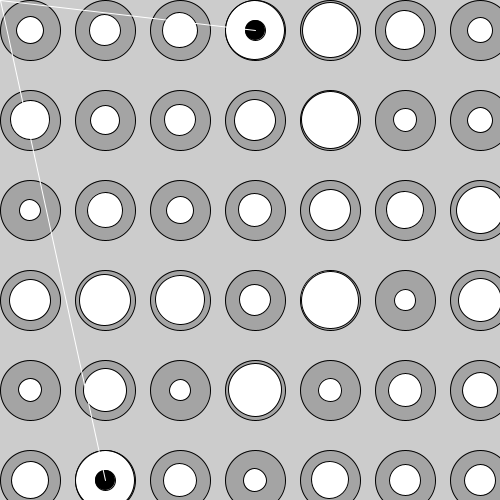
Frame 1 (no input)
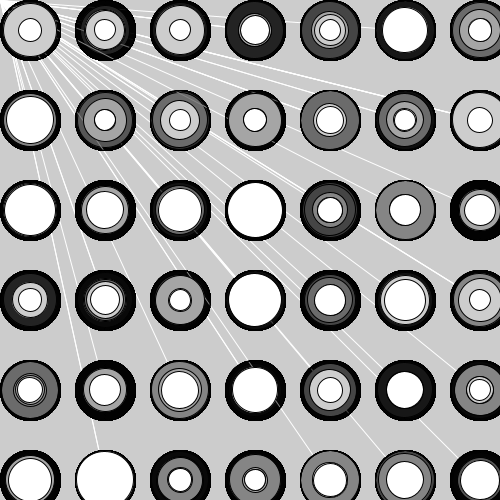
Frame 60 (the mouse pressed at the canvas centre just before this capture)
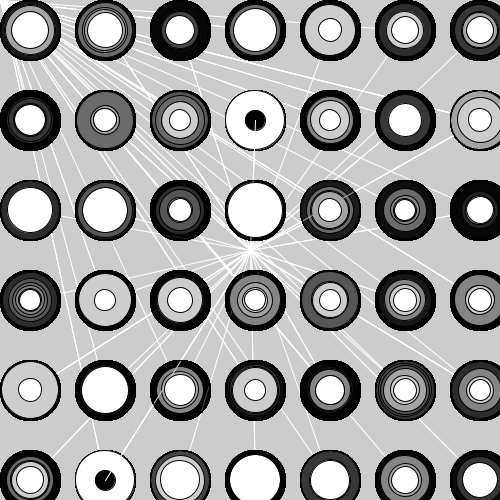
Frame 120 (the mouse held since frame 60 and released just before this capture)

The Processing sketch that drew these frames (run headless with seeded random() and noise(); from frame 60 on, the mouse is pressed at the canvas centre):

// Processing sketch: processing_46820
// ── processing_46820.pde

void setup (){
size (500, 500);
smooth();
frameRate(5);



}

void draw (){

    int radius=60;
  

  for (int i=radius/2; i<width; i=i+radius+radius/4) {
  for (int j=radius/2; j<height; j=j+radius+radius/2){
  form1 (i,j,radius); 


  
}}


}

void form1 (int x, int y, int s){

float r = random (1, 3);

fill(0,50);
stroke(0);
ellipse (x,y,s,s);
fill(255);
ellipse(x,y,s/r,s/r);
if (s/r > s-2) {
  fill(0);
  ellipse(x,y,s/3,s/3);

  stroke(255);

  line(x,y,mouseX,mouseY);  
  }
}







  
